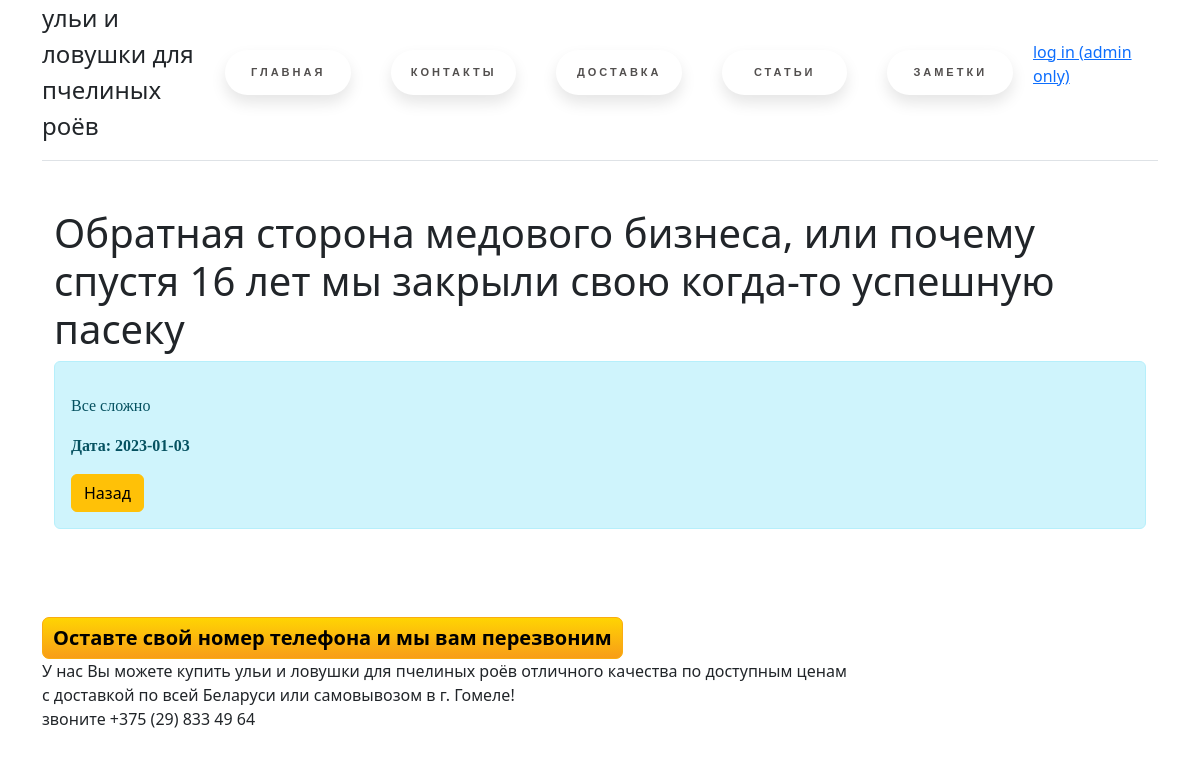
Before: /posts/1 with the older database file.
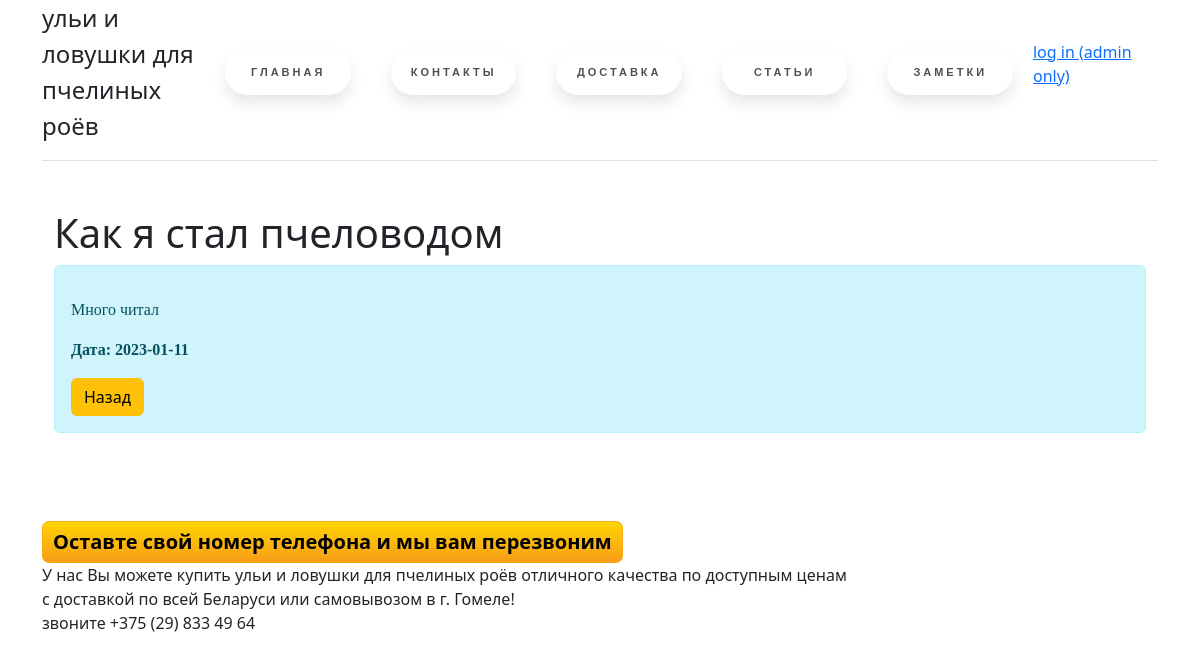
After: the same page with the newer database file.
### app.py (models this page shows, shortened)
class Article(db.Model):
    id = db.Column(db.Integer, primary_key=True)
    title = db.Column(db.String(100), nullable=False)
    text = db.Column(db.Text, nullable=False)
    date = db.Column(db.DateTime, default=datetime.utcnow)

### app.py (the view)
@app.route('/posts/<int:id>')
def post_detail(id):
    article_detail = Article.query.get(id)
    return render_template('post_detail.html', article_detail=article_detail)

### templates/post_detail.html (shortened to what this page needs)
{% extends 'base.html' %}
{% block body %}
<div class="container mt-5">
    <h1>{{ article_detail.title }}</h1>
    <div class="alert alert-info">
        <p>{{ article_detail.text }}</p>
        <p><b>Дата: {{ article_detail.date.date() }}</b></p>
        <a href="/posts" class="btn btn-warning">Назад</a>
    </div>
</div>
{% endblock %}

### templates/base.html (shortened to what this page needs)
<!doctype html>
<html lang="ru">
<div class="container">
<head>
    <link rel="stylesheet" href="{{ url_for('static', filename='css/main.css')}}">
    <link rel="stylesheet" href="https://cdn.jsdelivr.net/npm/bootstrap@5.2.3/dist/css/bootstrap.min.css">
</head>
<body>
    <div class="d-flex flex-column flex-md-row align-items-center pb-3 mb-4 border-bottom">
      <a href="/" class="d-flex align-items-center text-dark text-decoration-none">
        <span class="fs-4">ульи и ловушки для пчелиных роёв</span>
          <br>
          <br>
      </a>
      <nav class="d-inline-flex mt-2 mt-md-0 ms-md-auto">
        <a class="floating-button" href="/">Главная</a>
          <a class="floating-button" href="/contacts">Контакты</a>
          <a class="floating-button" href="/delivery">Доставка</a>
          <a class="floating-button" href="/articles">Статьи</a>
          <a class="floating-button" href="/posts">Заметки</a>
            <div class=metanav>
  {% if not session.logged_in %}
    <a href="{{ url_for('login') }}">log in (admin only)</a>
  {% else %}
    <a href="{{ url_for('logout') }}">log out</a>
  {% endif %}
  </div>
      </nav>
    </div>
  {% block body %}{% endblock %}
    <br>
    <br>
    <br>
<a class="button10" href="/phone">Оставте свой номер телефона и мы вам перезвоним </a><br>
    У нас Вы можете купить ульи и ловушки для пчелиных роёв отличного качества по доступным ценам<br>
    с доставкой по всей Беларуси или самовывозом в г. Гомеле!<br>
    звоните +375 (29) 833 49 64
</body>
</div>
</html>

### static/css/main.css (style rules this page uses)
body { background: url(static\images\bg.png); }
html { background-image: url(static\images\bg.png); background-repeat: no-repeat; background-position: center center; background-attachment: fixed; -webkit-background-size: cover; -moz-background-size: cover; -o-background-size: cover; background-size: cover; }
.floating-button { text-decoration: none; display: inline-block; width: 140px; height: 45px; line-height: 45px; border-radius: 45px; margin: 10px 20px; font-family: 'Montserrat', sans-serif; font-size: 11px; text-transform: uppercase; text-align: center; letter-spacing: 3px; font-weight: 600; color: #524f4e; background: white; box-shadow: 0 8px 15px rgba(0, 0, 0, .1); transition: .3s; }
a.button10 { display: inline-block; color: black; font-size: 125%; font-weight: 700; text-decoration: none; user-select: none; padding: .25em .5em; outline: none; border: 1px solid rgb(250,172,17); border-radius: 7px; background: rgb(255,212,3) linear-gradient(rgb(255,212,3), rgb(248,157,23)); box-shadow: inset 0 -2px 1px rgba(0,0,0,0), inset 0 1px 2px rgba(0,0,0,0), inset 0 0 0 60px rgba(255,255,0,0); transition: box-shadow .2s, border-color .2s; }
p { font-family: Apple Chancery, cursive; }

### templates/base.html (style rules this page uses)
body { background: url(\static\images\bg.png); }

Changed rows visible on the page:
changed Article: title "Обратная сторона медового бизнеса, или почему спустя 16 лет мы закрыли свою когда-то успешную пасеку" → "Как я стал пчеловодом"; text "Все сложно" → "Много читал"; date "2023-01-03" → "2023-01-11"
